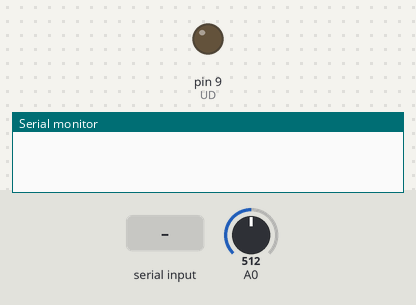
The sketch below on a simulated Arduino Pro Mini, built with avr-gcc and run on an emulated ATmega328P. Shown: output pins drawn as LEDs (lit = HIGH), the last lines printed to the serial monitor. Inputs (shaded band) come from the test bench; at power-on: A0 = 512. Pins used as bus, display or sensor lines are not drawn.

Above: at 1.2 s.
1.3 s: "+" received over Serial
At 2.0 s:
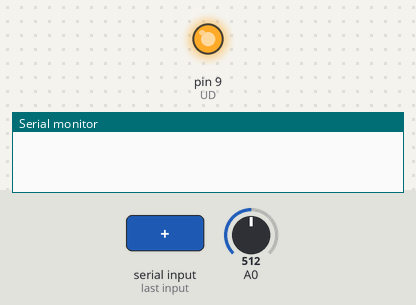
2.8 s: "-" received over Serial
At 3.1 s:
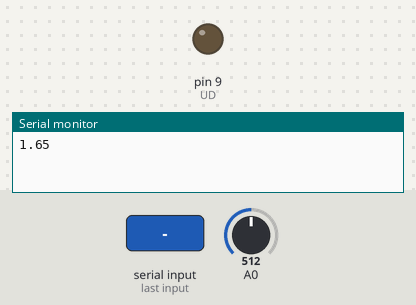
4.3 s: "s" received over Serial
At 5.5 s:
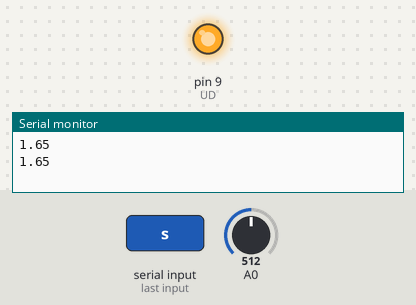
Timing chart, 0 to 7.3 s (numbered marks = the images above; inputs shaded):
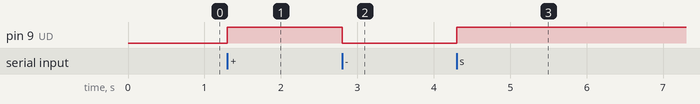

Measured:
- after the input at 1.3 s, pin 9 (UD): LOW → HIGH at once
- after the input at 2.8 s, pin 9 (UD): HIGH → LOW at once
- after the input at 4.3 s, pin 9 (UD): LOW → HIGH at once

The sketch:

Treadmill.ino
```cpp
/*
Program to control the AD5220 digipot via UART. The pot is initialized at max
resistance then controlled with the '+' and '-' characters.
*/

//control pins on AD5220
int CLK = 8, UD = 9, CS = 10;
//serial byte
char set_speed;
//parameter for counting time
unsigned long previousMillis = 0;
//to measure wiper voltage
float v_wiper;

void setup(){
  //pro mini bootloader communicates at 57600 baud
  Serial.begin(57600);

  pinMode(CS, OUTPUT);
  pinMode(UD, OUTPUT);
  pinMode(CLK, OUTPUT);

  //change pot wiper from middle to max resistance
  for (int i=0; i<20; i++){
    decrease_speed();
  }

  //hold current pot resistance
  digitalWrite(CS, HIGH);
  digitalWrite(CLK, HIGH);
}

void loop(){
  //get current time
  unsigned long currentMillis = millis();

  int wiper = analogRead(A0);
  v_wiper = wiper * (3.3 / 1023);

  //if 2000 msecs have passed
  if (currentMillis - previousMillis >= 2000){
    previousMillis = currentMillis;

    Serial.println(v_wiper);
  }

  //read serial data when it arrives
  if (Serial.available() > 0){
    set_speed = Serial.read();
  }

  //decrease speed
  if (set_speed == '-'){
    decrease_speed();
  }

  //increase speed
  else if (set_speed == '+'){
    increase_speed();
  }

  //get belt moving
  else if (set_speed == 's'){
    start();
  }

  //stop the belt
  else if (set_speed == 'e'){
    stop();
  }

  //hold pot resistance
  else {
    digitalWrite(CS, HIGH);
  }
}

void decrease_speed(){
  digitalWrite(CS, LOW);
  digitalWrite(UD, LOW);
  digitalWrite(CLK, LOW);
  digitalWrite(CLK, HIGH);

  set_speed = '\0';
}

void increase_speed(){
  digitalWrite(CS, LOW);
  digitalWrite(UD, HIGH);
  digitalWrite(CLK, LOW);
  digitalWrite(CLK, HIGH);

  set_speed = '\0';
}

//increase wiper voltage to ~0.75V, when belt starts moving
void start(){
  for (int i = 0; i < 30; i++){
    digitalWrite(CS, LOW);
    digitalWrite(UD, HIGH);
    digitalWrite(CLK, LOW);
    digitalWrite(CLK, HIGH);
  }
  set_speed = '\0';
}

void stop(){
  while (v_wiper > 0.5){
    decrease_speed();
  }
}
```
